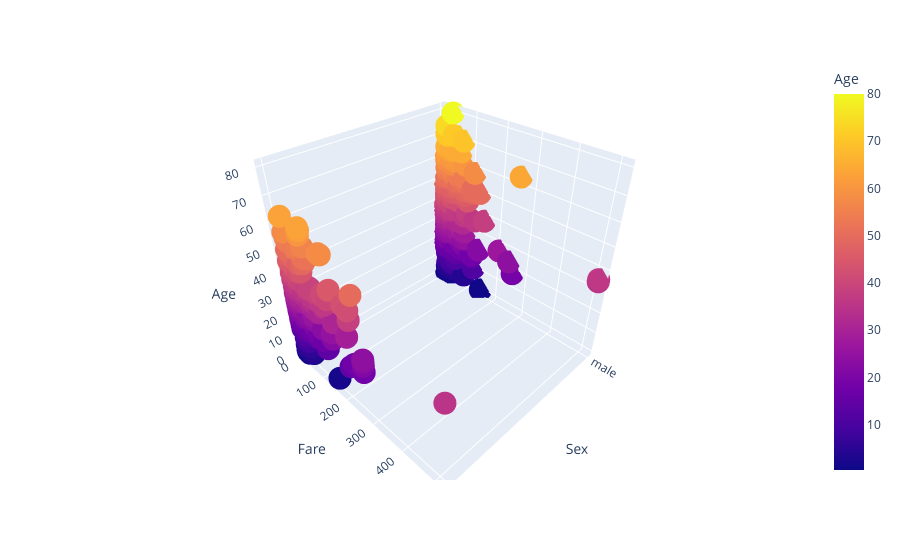

Notebook code for this chart:
### Code cell
fig = px.scatter_3d(train, x='Sex', y='Fare', z='Age',
                    color='Age')
fig.show()

### Figure 1 — Plotly figure (JSON) as saved in the notebook; plotly's stock layout.template omitted (floating-point values rounded to 4 significant figures; data arrays with more than 128 entries replaced by an {"elided": "..."} marker saying what was removed)
{"data": [{"hovertemplate": "Sex=%{x}<br>Fare=%{y}<br>Age=%{marker.color}<extra></extra>", "legendgroup": "", "marker": {"color": {"elided": "891 float values"}, "coloraxis": "coloraxis", "symbol": "circle"}, "mode": "markers", "name": "", "scene": "scene", "showlegend": false, "type": "scatter3d", "x": {"elided": "891 str values"}, "y": {"elided": "891 float values"}, "z": {"elided": "891 float values"}}], "layout": {"coloraxis": {"colorbar": {"title": {"text": "Age"}}, "colorscale": [[0, "#0d0887"], [0.1111, "#46039f"], [0.2222, "#7201a8"], [0.3333, "#9c179e"], [0.4444, "#bd3786"], [0.5556, "#d8576b"], [0.6667, "#ed7953"], [0.7778, "#fb9f3a"], [0.8889, "#fdca26"], [1, "#f0f921"]]}, "legend": {"tracegroupgap": 0}, "margin": {"t": 60}, "scene": {"domain": {"x": [0, 1], "y": [0, 1]}, "xaxis": {"title": {"text": "Sex"}}, "yaxis": {"title": {"text": "Fare"}}, "zaxis": {"title": {"text": "Age"}}}}}
